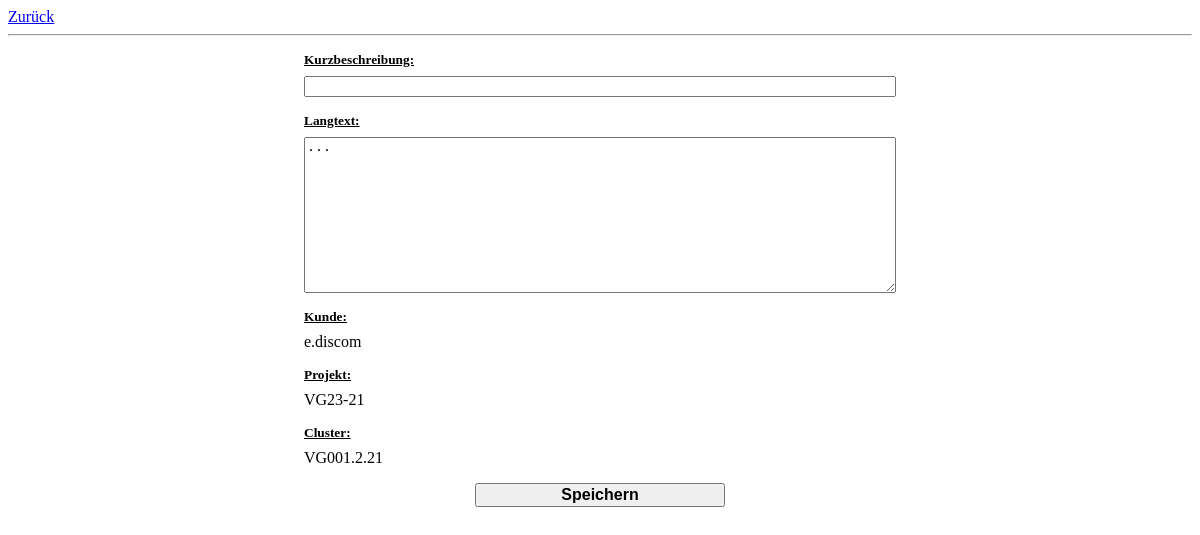
Screenshot of /create/ticket/1/ with the database file from the repository.
### app_test_general/models.py (models this page shows, shortened)
class Cluster(models.Model):
    name = models.CharField(max_length=255, null=False, blank=False)
    customer = models.ForeignKey(Customer, null=False, on_delete=models.CASCADE)
    project = models.ForeignKey(Project, null=False, on_delete=models.CASCADE)
    user_created = models.CharField(max_length=255, null=False, blank=False)
    date_created = models.DateField(auto_now_add=True)

class Customer(models.Model):
    name = models.CharField(max_length=255, null=False, blank=False)
    user_created = models.CharField(max_length=255, null=False, blank=False)
    date_created = models.DateField(auto_now_add=True)
    def __str__(self):
        return self.name

class Project(models.Model):
    name = models.CharField(max_length=255, null=False, blank=False)
    customer = models.ForeignKey(Customer, null=False, on_delete=models.CASCADE)
    user_created = models.CharField(max_length=255, null=False, blank=False)
    date_created = models.DateField(auto_now_add=True)
    def __str__(self):
        return self.name

### app_test_general/views.py (the view, shortened to what this page needs)
# urls.py: path('create/ticket/<str:pk>/', views.Ticket, name="Ticket"),
def Ticket(request, pk):
    cluster_db = Cluster.objects.get(id=pk)
    form = TicketForm()
    context = {'formset': form, 'cluster_db': cluster_db}
    return render(request, 'app_test_general/create_ticket.html', context)

### app_test_general/forms.py
class TicketForm(ModelForm):
    class Meta:
        model = Ticket
        exclude = [
            'customer',
            'project',
            'cluster',
            'user_created',
            'date_created',
        ]

### app_test_general/templates/app_test_general/create_ticket.html (shortened to what this page needs)
<html>
<head>
</head>
<body>
    <a href="{% url 'Index' %}">Zurück</a>
    <hr>
    <form action="" method="POST">
        <div class="container">
            <small>Kurzbeschreibung: </small>
            {{ formset.short_text }}
        </div>
        <div class="container">
            <small>Langtext: </small>
            {{ formset.long_text }}
        </div>
        <div class="container">
            <small>Kunde: </small>
            {{ cluster_db.customer }}
        </div>
        <div class="container">
            <small>Projekt: </small>
            {{ cluster_db.project }}
        </div>
        <div class="container">
            <small>Cluster: </small>
            {{ cluster_db.name }}
        </div>
        <div class="container">
            <button type="submit">Speichern</button>
        </div>
    </form>
</body>
</html>

### app_test_general/templates/app_test_general/create_ticket.html (style rules this page uses)
.container { width: 50%; margin: 1rem auto; display: flex; flex-direction: column; }
small { margin-bottom: 0.5rem; font-weight: 700; text-decoration: underline; }
button { width: 250px; font-size: 1rem; font-weight: 700; margin: 0 auto; cursor: pointer; }

### rows the page displays
Cluster: customer "e.discom", project "VG23-21", name "VG001.2.21"
